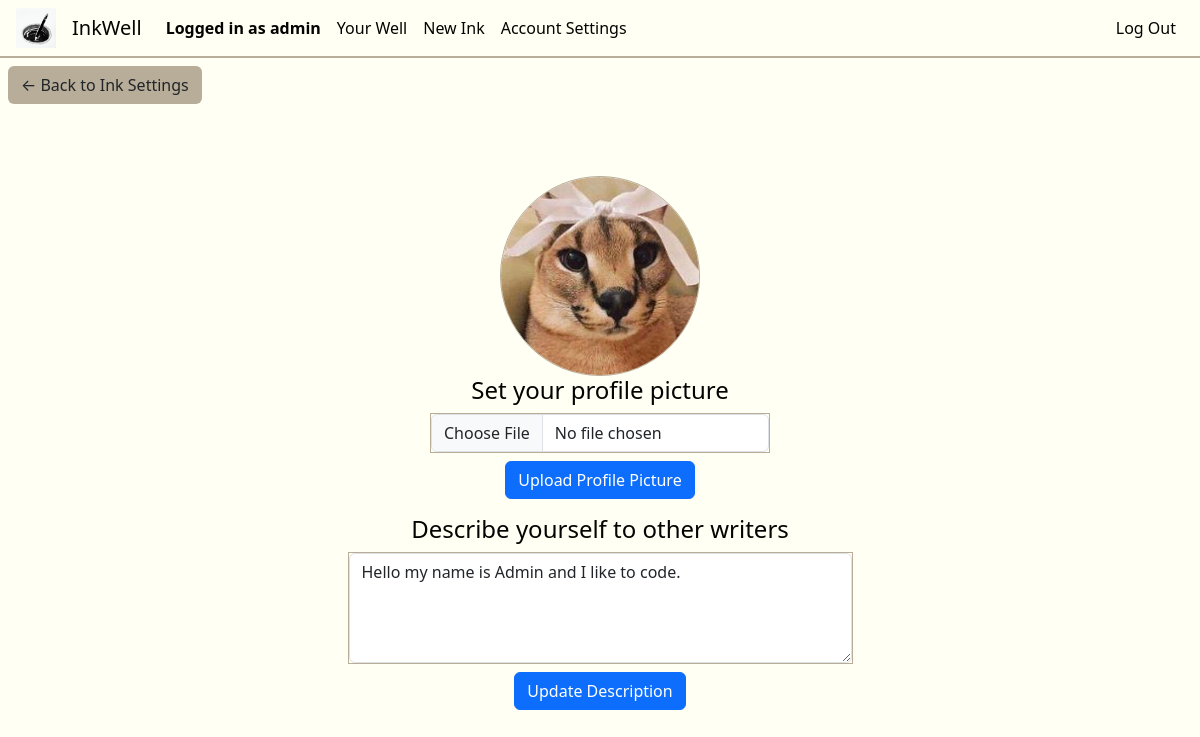
The page /edit_profile (signed in) on the database as committed earlier.
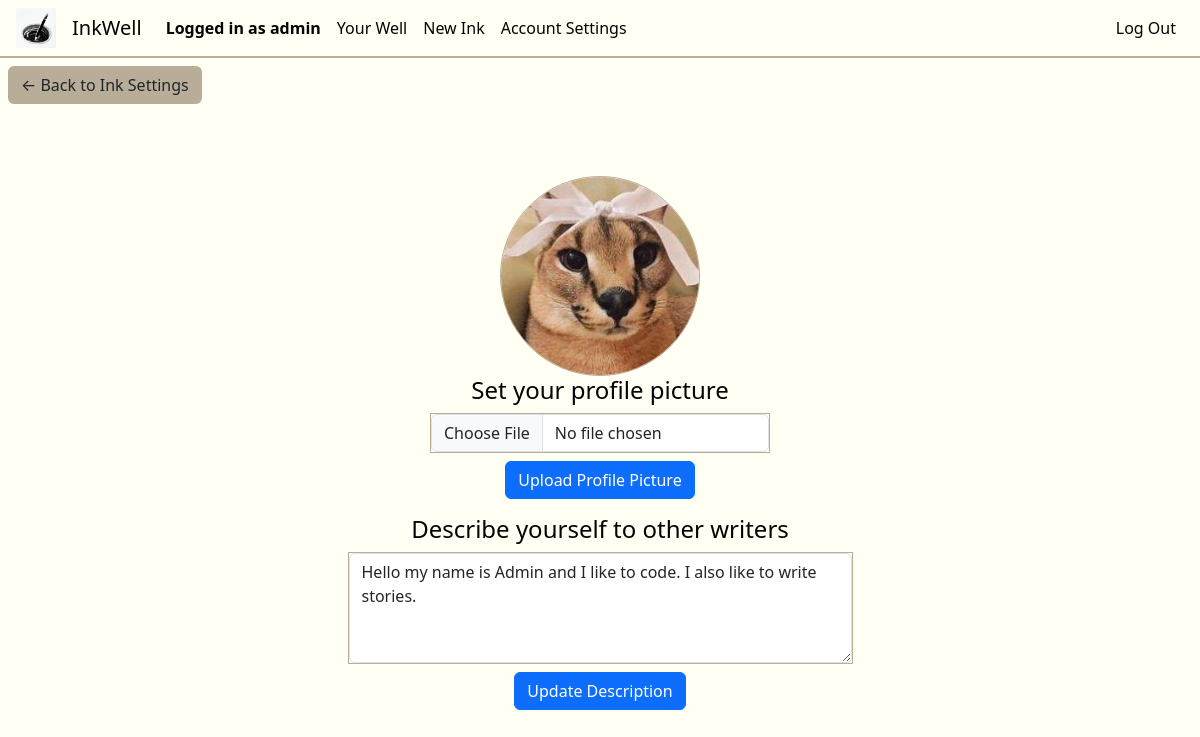
The same page on the database as committed later.
### inkwell/models.py (models this page shows, shortened)
class User(AbstractUser):
    about = models.CharField(max_length=250, default="")
    profilePicture = models.ImageField(upload_to='', blank=True, null=True)

### inkwell/views.py (the view)
# urls.py: path('edit_profile', views.edit_profile, name='edit_profile'),
@login_required
def edit_profile(request):
    user = request.user
    current_user = User.objects.get(pk=user.pk)
    profilePic = current_user.profilePicture
    if not profilePic:
        profilePic = "no-profile-picture-icon.jpg"
    description = current_user.about
    if request.method == "POST" and "new_profile_picture" in request.FILES:
        newProfilePic = request.FILES.get("new_profile_picture")
        current_user.profilePicture = newProfilePic
        current_user.save()
        profilePic = newProfilePic
    elif request.method == "POST" and "new_description" in request.POST:
        newDescription = request.POST.get("new_description")
        current_user.about = newDescription
        current_user.save()
        description = newDescription
    return render(request, "inkwell/edit_profile.html", {
        "profile_picture": profilePic,
        "description": description
    })

### inkwell/templates/inkwell/edit_profile.html (shortened to what this page needs)
{% extends "inkwell/layout.html" %}
{% block body%}
<a href="{% url 'ink_settings' %}"><button class="backToInkView btn btn-khaki">&larr; Back to Ink Settings</button></a>
<div class="edit-profile-container mt-5 disFdirColAliCen">
    <img class="profile-picture-edit" src="media/{{ profile_picture }}">
    <form class="edit-profile-form disFdirColAliCen" method="post" enctype="multipart/form-data" action="{% url 'edit_profile' %}">
        <h4>Set your profile picture</h4>
        <div class="form-label">
            <input class="form-control" type="file" name="new_profile_picture">
        </div>
        <button class="btn btn-primary" type="submit">Upload Profile Picture</button>
    </form>
    <form class="form disFdirColAliCen mt-3" method="post" action="{% url 'edit_profile' %}">
        <h4>Describe yourself to other writers</h4>
        <div class="form-label">
            <textarea class="form-control description-edit" name="new_description" rows="4" cols="50">{{ description }}</textarea>
        </div>
        <button class="btn btn-primary" type="submit" >Update Description</button>
    </form>
</div>
{% endblock %}

### inkwell/templates/inkwell/layout.html (shortened to what this page needs)
{% load static %}
<!DOCTYPE html>
<html lang="en">
    <head>
        <link href="https://cdn.jsdelivr.net/npm/bootstrap@5.3.2/dist/css/bootstrap.min.css" rel="stylesheet">
        <link href="{% static 'inkwell/styles.css' %}" rel="stylesheet">
        <link rel="stylesheet" href="//code.jquery.com/ui/1.12.1/themes/base/jquery-ui.css">
    </head>
    <body>
        <nav class="navbar navbar-expand-lg">
            <img class="nav-logo" src="{% static 'inkwell/inkwell1.ico' %}" width="40px" height="40px">
            <a class="navbar-brand" href="{% url 'index' %}">InkWell</a>
            <div class="collapse navbar-collapse" id="navbarNav">
                <ul class="navbar-nav d-flex justify-content-start nav-left col">
                    {% if user.is_authenticated %}
                        <li class="nav-item">
                            <span class="nav-link text-center loggedInAs">Logged in as {{request.user.username}}</span>
                        </li>
                        <li class="nav-item">
                            <a class="nav-link text-center" href="{% url 'well' username=user.username %}">Your Well</a>
                        </li>
                        <li class="nav-item">
                            <a class="nav-link text-center" href="{% url 'newInk' %}">New Ink</a>
                        </li>
                        <li class="nav-item">
                            <a class="nav-link text-center" href="{% url 'settings' %}">Account Settings</a>
                        </li>
                    {% endif %}
                </ul>
                <ul class="navbar-nav d-flex justify-content-end nav-right col-2">
                    {% if user.is_authenticated %}
                        <li class="nav-item">
                            <a class="nav-link" href="{% url 'logout' %}">Log Out</a>
                        </li>
                    {% endif %}
                </ul>
            </div>
          </nav>
        <div class="body">
            {% block body %}
            {% endblock %}
        </div>
    </body>
</html>

Rows that differ between the two databases and show on the page:
changed User "admin": new_description "Hello my name is Admin and I like to code." → "Hello my name is Admin and I like to code. I also like to write stories."
